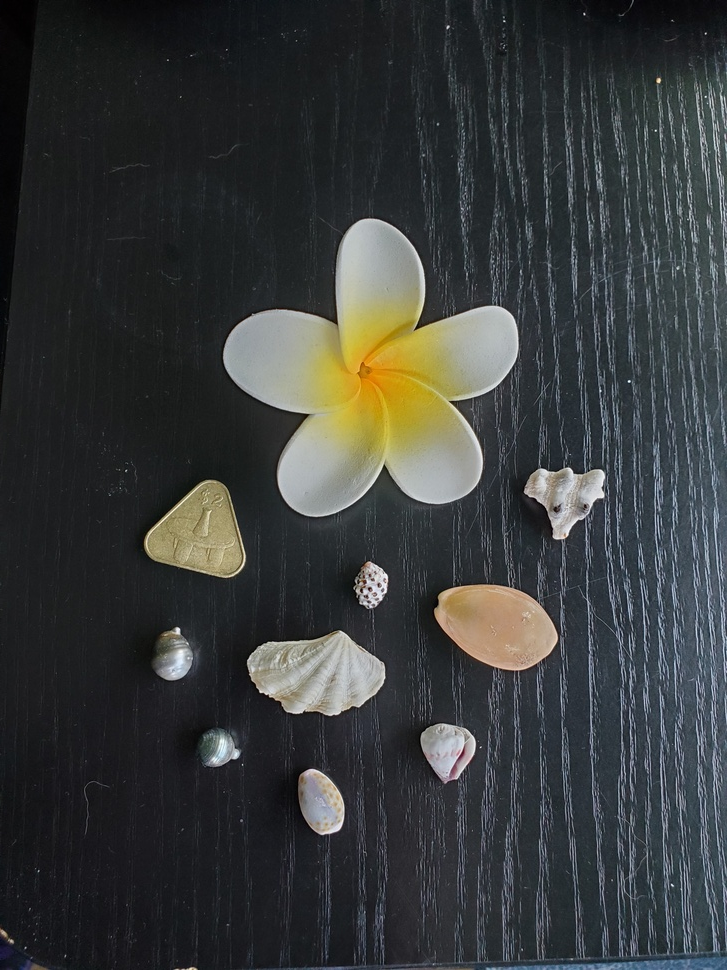
#> input picture images/souvenirs.jpg, 727 x 970 px, shrunk from 3024 x 4032 before the run
$ jupyter execute --allow-errors gbsv_mc2_part2.ipynb
#> lines starting #> are read from the running program, lines starting #| are printed output that depends on the picture; after the words box and inside, x2 and y2 are one past the last pixel; in counts of white or black regions, pixels touching at a corner belong together; long printed decimals are rounded
All the code will be uploaded in my github: https://github.com/AntoniaBonfa/gbsv_MC2

[cell 1]
# general imports
import cv2 as cv
import numpy as np
import pandas as pd
from skimage.measure import label, regionprops
import matplotlib.pyplot as plt
import matplotlib.patches as mpatches

# Import images
items = cv.imread('images/souvenirs.jpg')
#> items is the input picture: shape (970, 727, 3); mean B, G, R 58.8, 59.2, 56.6
items = cv.cvtColor(items, cv.COLOR_BGR2RGB)

## Day 5: Define Segmentation Use Case & Select Image

For this task, I took a picture of some souvenirs I brought home from my travel. This image has been taken specifically for this task, so it is not a good representation of the real world. It contains some of the items I associate with my trip: the flower because they are everywhere and women often wear them in their hair as casual decoration. Various shells I collected at the beach, as well as two small pearls I bought for their unique shape and color. The last item  is technically not from French Polynesia, but from the Cook islands, which is also a tropical island: a triangle shaped coin, which is unique in the world and therefore a popular souvenir. I only included it because it might produce an intersting skeleton (and it's a fun souvenir to show off).

In general, a practical use case for some of these objects could be for example measuring and counting pearls to be able to sort them easily according to their value: as Polynesia produces a lot of pearls you can find bins full of lesser quality pearls at markets which are priced according to their purity, size and color. Being able to automatically measure them from an image could be therefore helpful for sorting. As my image only contains two pearls (which are both low quality and only cost around 10€) I don't expect that kind of insight from my image.

[cell 2]
plt.imshow(items)
plt.axis('off')
plt.title('Souvenirs')
plt.show()

[cell 3]
def plot_img_with_hist(img, cmap='gray', bins=255, xlim_min=0, xlim_max=255):
#> called with cmap = 'gray', bins = 255, xlim_min = 0, xlim_max = 255
    fig, axs = plt.subplots(nrows=1, ncols=2, figsize=(12,4))
    axs[0].imshow(img, cmap=cmap)
    axs[0].axis('off')
    axs[0].set_title("Image")
    axs[1].hist(img.flatten(), bins=bins)
    axs[1].set_xlim(xlim_min,xlim_max)
    axs[1].set_title("Histogram")
    plt.tight_layout()
    plt.show()

plot_img_with_hist(items)

## Day 6: Image Segmentation
To segment my image, I will use the Otsu method, which segments the image based on thresholds, which are determined from the intensity of the pixels. Thankfully, my image has a black background and fairly light items, so I wont have to tweak the image or the method for a good result.
I will be using skimages threshold_otsu method, which will return a binary output.

[cell 4]
from skimage.filters import threshold_otsu

items_gray = cv.cvtColor(items, cv.COLOR_RGB2GRAY)
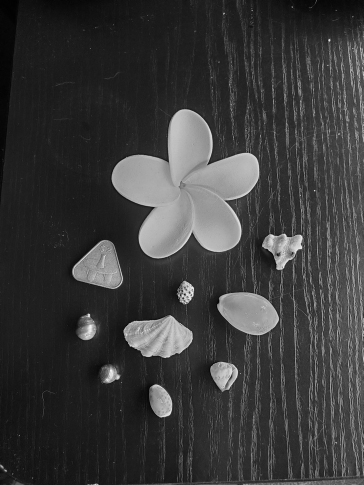
#> items_gray: shape (970, 727) (shown at 1/2 size); min 0, max 252, mean 58.3

thresholds = threshold_otsu(items_gray, nbins=2)
#> thresholds = 97
binary = items_gray >= thresholds
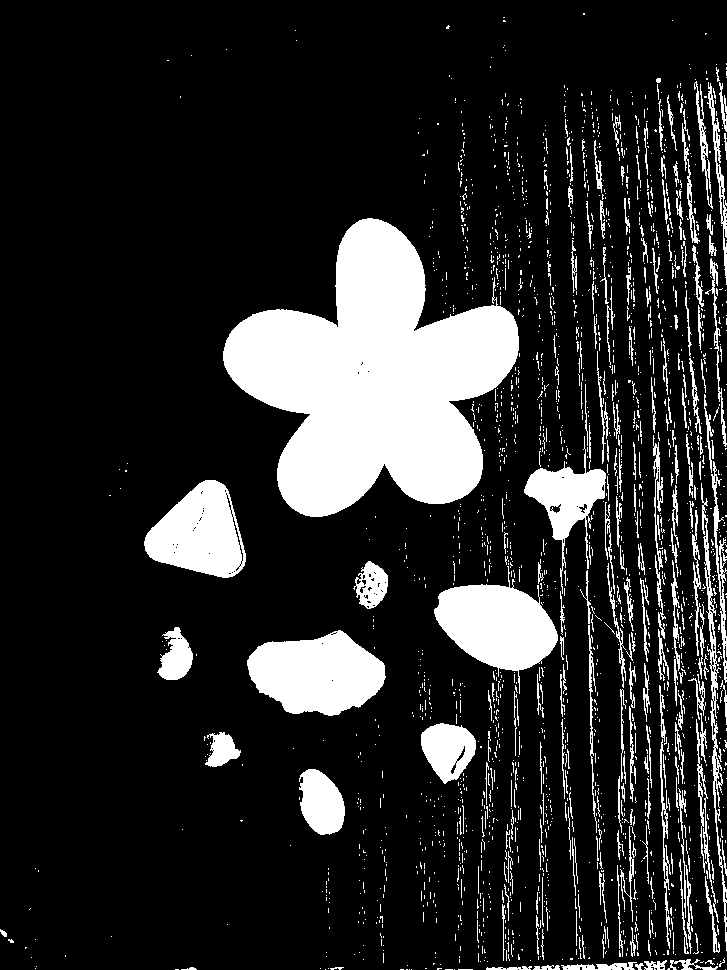
#> binary: shape (970, 727) bool; 16.3% white; 2151 white regions (1894 under 20 px), largest, box (x1, y1, x2, y2) and area: (223, 218, 519, 517) 50057, (247, 630, 386, 716) 8365, (434, 566, 558, 694) 7837

fig, ax = plt.subplots(1,3,figsize=(15, 6))

ax[0].imshow(items, cmap='gray')
ax[0].set_title('Original image')
ax[0].axis('off')

ax[1].imshow(items_gray, cmap='gray')
ax[1].set_title('Grayscale Image')
ax[1].axis('off')

ax[2].imshow(binary, cmap='gray')
ax[2].set_title('Binary Segmentation (Otsu)')
ax[2].axis('off')

plt.tight_layout()
plt.show()

## Day 7: Morphological Operations
As we can see in yesterdays image, the segmentation worked quite well. However, some of the shells have dark dots that need to be filled. Additionally, the engraving on the coin is visible - if I want to just have the shape, I need to also fill that. The pearls unfortunately have some shade, but I don't think that can be avoided. I will try to fill the holes in the shells and the engraving on the coin with morphological operations.
As the background has wood structure that could end up being made bigger, I will first use opening to remov as much of the white lines as possible. Afterwards, I will use closing - so dilate first, then erode again, to fill the holes in my items. To make the difference easier visible, I will plot the difference with green. As the lines are quite big, I will use 6 iterations and see how it looks. If this proves to be not enough, I will do more iterations or pick a bigger kernel.

[cell 5]
def plot_difference(binary, closed):
    difference = (binary - closed).astype(bool)
    diff_rgb = np.stack([closed * 255] * 3, axis=-1).astype(np.uint8)
    diff_rgb[difference] = [0, 240, 0]
    return diff_rgb

[cell 6]
binary = binary.astype(np.uint8)
kernel = cv.getStructuringElement(cv.MORPH_ELLIPSE, (3, 3))
opened = cv.morphologyEx(binary, cv.MORPH_OPEN, kernel, iterations=6)
#> opened: shape (970, 727); values 0 (black) and 1 (white), 11.5% white; 11 white regions, largest, box (x1, y1, x2, y2) and area: (223, 218, 519, 517) 49988, (247, 630, 386, 716) 8295, (434, 584, 558, 671) 7714

fig, ax = plt.subplots(1, 3, figsize=(18, 12))

ax[0].imshow(binary, cmap='gray')
ax[0].set_title('Original Binary Mask')
ax[0].axis('off')

ax[1].imshow(plot_difference(binary, opened))
ax[1].set_title('Changed Pixels')
ax[1].axis('off')

ax[2].imshow(opened, cmap='gray')
ax[2].set_title('After Opening (Removing background noise)')
ax[2].axis('off')


plt.tight_layout()
plt.show()

The opening seems to have removed most of the background lines, now time to try closing. I will use a kernel of 3x3 pixels, as the items are not very big and I don't want to lose too much detail.

[cell 7]
kernel = cv.getStructuringElement(cv.MORPH_ELLIPSE, (3, 3))

n_iterations = 24
fig, ax = plt.subplots(6, 4, figsize=(18, 24))
axs = ax.flatten()

for i in range(0,n_iterations, 2):
    closed = cv.morphologyEx(opened, cv.MORPH_CLOSE, kernel, iterations=i)
    axs[i].imshow(closed, cmap='gray')
    axs[i].set_title(f'Closing after {i+1} Iterations')
    axs[i].axis('off')

    axs[i+1].imshow(plot_difference(opened, closed))
    axs[i+1].set_title(f'Diff. after {i+1} Iterations (Green)')
    axs[i+1].axis('off')

plt.tight_layout()
plt.show()

It seems like after 17 iterations, all the black pixels are filled. To properly show the effect of the morphological experiments, I will now plot the original, opened, closed and difference plot once more:

[cell 8]
closed_final = cv.morphologyEx(opened, cv.MORPH_CLOSE, kernel, iterations=17)
#> closed_final: shape (970, 727); values 0 (black) and 1 (white), 11.7% white; 10 white regions, largest, box (x1, y1, x2, y2) and area: (223, 218, 519, 517) 51019, (247, 630, 386, 716) 8305, (434, 584, 558, 671) 7714

fig, ax = plt.subplots(1, 4, figsize=(24, 16))

ax[0].imshow(binary, cmap='gray')
ax[0].set_title('Original image')
ax[0].axis('off')

ax[1].imshow(opened, cmap='gray')
ax[1].set_title('Result after opening')
ax[1].axis('off')

ax[2].imshow(closed_final, cmap ='gray')
ax[2].set_title('Result after closing')
ax[2].axis('off')

ax[3].imshow(plot_difference(binary, closed_final))
#> in plot_difference (call 14), `diff_rgb[difference] = [0, 240, 0]`:
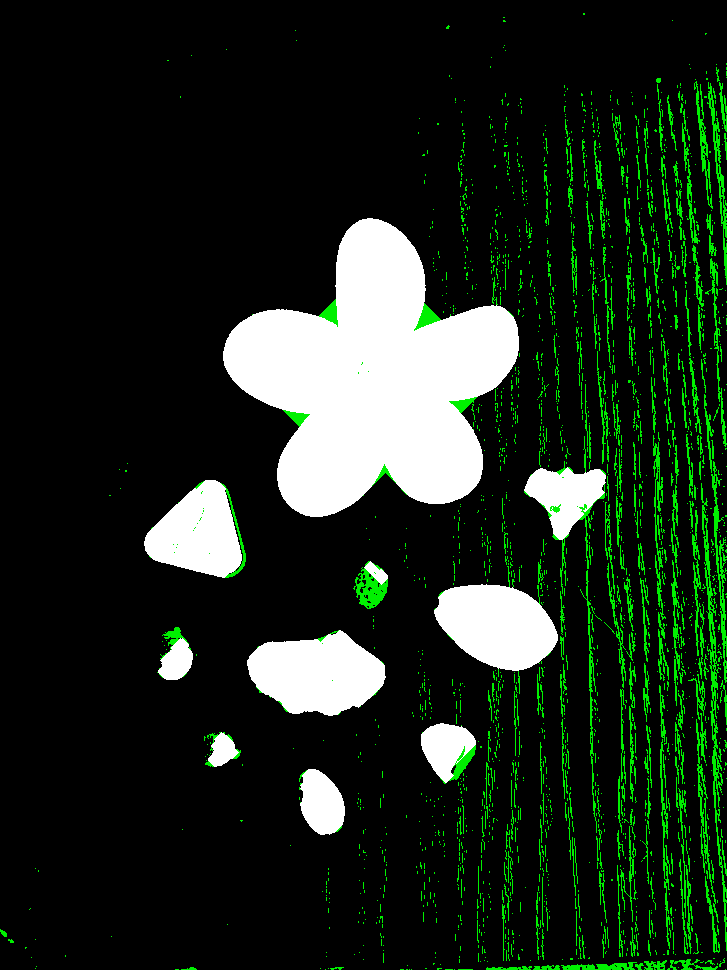
#> diff_rgb: shape (970, 727, 3); mean of channels 0, 1, 2 29.5, 41.3, 29.5; drawn as B, G, R
ax[3].set_title('Changed Pixels')
ax[3].axis('off')
plt.tight_layout()
plt.show()

## Day 8: Extract and Measure Objects
To analyze my objects, I will be using the skimage.measure module. As my final segmentation mask did not completly erradicate some random white dots of the background, I will have to define a cut-off minimal size for objects, so that random noise is not identified as an object.
As for the properties of my items, I am chosing area,perimeter, length and width so I could compare the size of the objects. That would allow me to compare the similar sized shells as well as the pearls.

[cell 9]
def extract_objects(original_img, binary_mask, min_area=200, show_plot=True):

#> called with min_area = 200, show_plot = False
    label_mask = label(binary_mask)
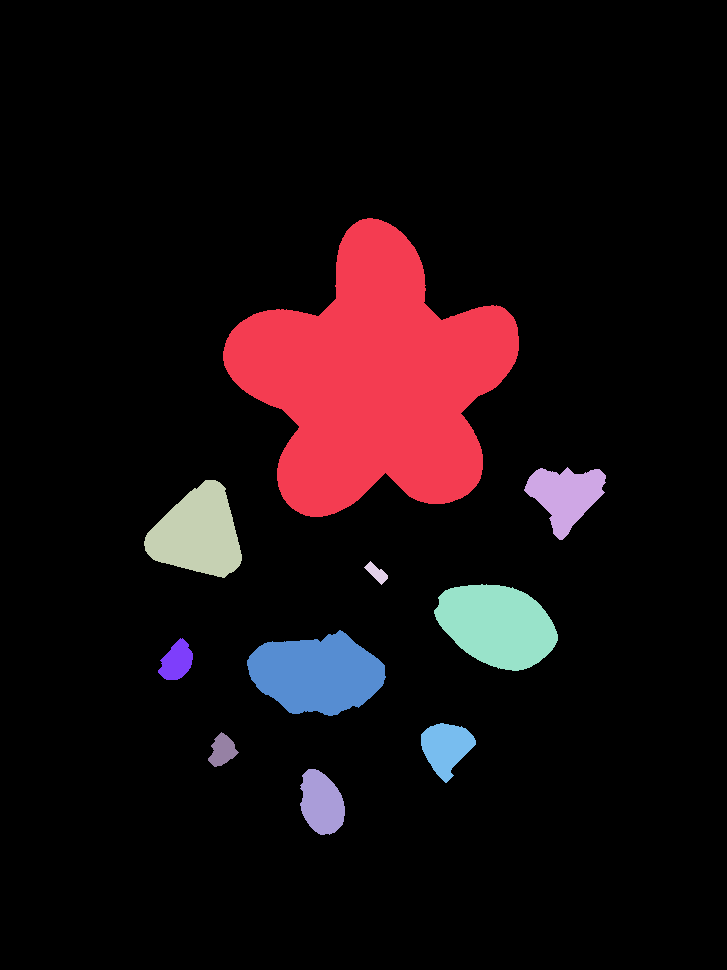
#> label_mask: shape (970, 727) int64; 11 distinct labels, from 0 to 10; one colour per label, 0 black
    all_regions = regionprops(label_mask)
#> all_regions = 10 regions; largest, box (x1, y1, x2, y2) and area: (223, 218, 519, 517) 51019, (247, 630, 386, 716) 8305, (434, 584, 558, 671) 7714, (144, 480, 242, 578) 6236, (524, 467, 606, 540) 3347

    filtered_mask = np.zeros_like(label_mask, dtype=np.uint8)
    filtered_regions = []

    for region in all_regions:
        if region.area >= min_area:
            filtered_mask[label_mask == region.label] = 1
            region.label = len(filtered_regions) + 1
            filtered_regions.append(region)
#> this loop made 10 passes
#> after the loop, filtered_regions has the same summary as all_regions

    df_props = pd.DataFrame({
        'Label': [r.label for r in filtered_regions],
        'Area': [r.area for r in filtered_regions],
        'Perimeter': [r.perimeter for r in filtered_regions],
        'Length (major axis)': [r.major_axis_length for r in filtered_regions],
        'Width (minor axis)': [r.minor_axis_length for r in filtered_regions],
    })
#> df_props = table of 10 rows and 5 columns

    if show_plot:
        fig, ax = plt.subplots(figsize=(10, 10))
        ax.imshow(original_img)
        for r in filtered_regions:
            y0, x0 = r.centroid
            orientation = r.orientation
            length = 0.5 * r.axis_major_length
            width = 0.5 * r.axis_minor_length
            x1 = x0 + np.cos(orientation) * width
            y1 = y0 - np.sin(orientation) * width
            x2 = x0 - np.sin(orientation) * length
            y2 = y0 - np.cos(orientation) * length

            ax.plot((x0, x1), (y0, y1), '-r' , linewidth=2.5)
            ax.plot((x0, x2), (y0, y2), '-b',linewidth=2.5)
            ax.plot(x0, y0, '.g', markersize=10)

            minr, minc, maxr, maxc = r.bbox
            bx = (minc, maxc, maxc, minc, minc)
            by = (minr, minr, maxr, maxr, minr)
            ax.plot(bx, by, '-r', linewidth=2)

            cy, cx = r.centroid
            ax.text(cx, cy, str(r.label), color='yellow', fontsize=12, ha='center')
        ax.set_title('Filtered Objects with Bounding Boxes')
        ax.axis('off')
        plt.show()

    return filtered_regions, df_props

to define a cut-off size for the objects, I will first run my function without a plot - as I can count my items by hand, I know that I want to have the 10 biggest regions. If this turns out to be wrong and there is still random noise that is bigger than my smallest actual item, I will have to pre-process the item better (or cut the image to be mainly the items, so less chance of interference from the background).

[cell 10]
regions, df = extract_objects(items, closed_final, show_plot=False)
#> regions has the same summary as all_regions in extract_objects; df = table of 10 rows and 5 columns
print(df.sort_values(by = 'Area', ascending=False).head(11))
#|    Label     Area    Perimeter  Length (major axis)  Width (minor axis)
#| 0      1  51019.0  1130.982           274.128          265.921
#| 5      6   8305.0   377.688           137.274           78.176
#| 4      5   7714.0   345.161           124.772           79.067
#| 2      3   6236.0   318.777            95.331           90.401
#| 1      2   3347.0   265.990            76.152           65.712
#> (further printed lines are left out)

Based on the list, the 10 largest regions have an area bigger than 10000. I will therefore use that for my cut-off:

[cell 11]
regions, item_properties = extract_objects(items, closed_final, show_plot=True, min_area=10000)
#> call 2 of extract_objects, with min_area = 10000, show_plot = True
#> the loop in extract_objects (call 2), `for region in all_regions:` made 10 passes
#> region.label on pass 1: 1
#> after the loop in extract_objects (call 2), `for region in all_regions:`:
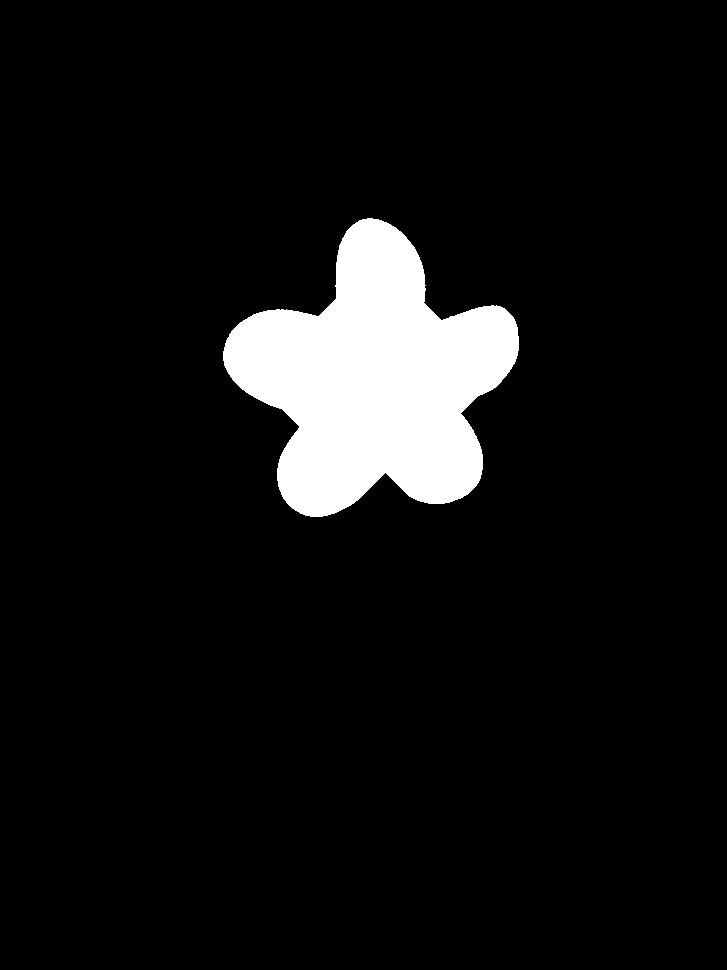
#> filtered_mask: shape (970, 727); values 0 (black) and 1 (white), 7.2% white; 1 white region
#> after the loop in extract_objects (call 2), `for region in all_regions:`: filtered_regions = 1 regions; box (x1, y1, x2, y2) and area: (223, 218, 519, 517) 51019
#> in extract_objects (call 2), `df_props = pd.DataFrame({ 'Label': [r.label for r in filtered_regions]..`: df_props = table of 1 rows and 5 columns
#> the loop in extract_objects (call 2), `for r in filtered_regions:` made 1 pass
#> (y0, x0, orientation, length, width, x1, y1, x2) on pass 1: (379.4, 374.1, -0.296, 137.1, 133, 501.3, 418.1, 414)
#> in extract_objects (call 2), `plt.show()`:
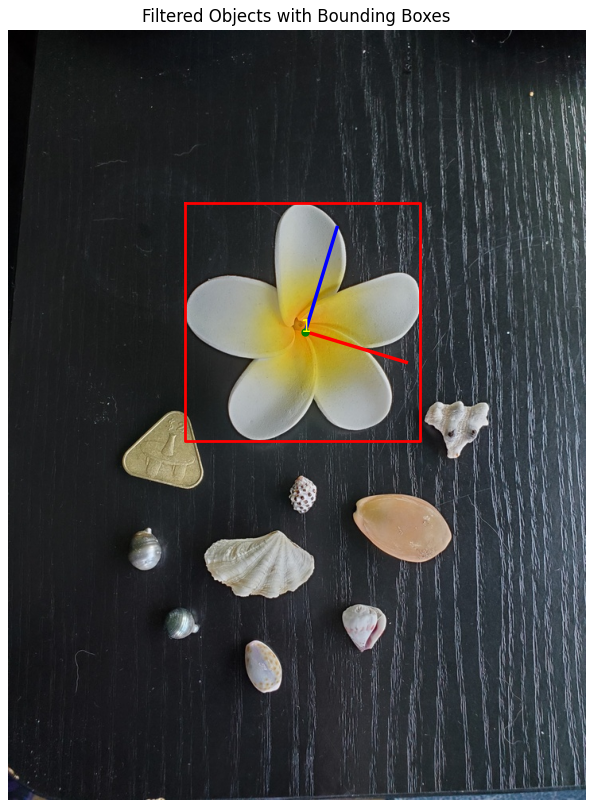
#> figure drawn by matplotlib, 1 panel
#> regions has the same summary as filtered_regions in extract_objects; item_properties = table of 1 rows and 5 columns
print(f'Number of items: {len(item_properties)}')
#| Number of items: 1
print(item_properties.sort_values(by = 'Label'))
#|    Label     Area   Perimeter  Length (major axis)  Width (minor axis)
#| 0      1  51019.0  1130.982           274.128          265.921

Lastly, I will calculate the statistics for my chosen properties:

[cell 12]
print(item_properties.describe())
#|        Label     Area   Perimeter  Length (major axis)  Width (minor axis)
#| count    1.0      1.0     1.000             1.000            1.000
#| mean     1.0  51019.0  1130.982           274.128          265.921
#| std      NaN      NaN         NaN                  NaN                 NaN
#| min      1.0  51019.0  1130.982           274.128          265.921
#| 25%      1.0  51019.0  1130.982           274.128          265.921
#> (further printed lines are left out)

[cell 13]
fig, ax = plt.subplots(1, 4, figsize=(24, 6))
plt.suptitle('Item Properties Histograms', fontsize=16)
for i, column in enumerate(item_properties.columns[1:]):
    ax[i].hist(item_properties[column], bins=20)
    ax[i].set_title(column)
    ax[i].set_xlabel('Value')
    ax[i].set_ylabel('Frequency')
#> this loop made 4 passes
plt.tight_layout()
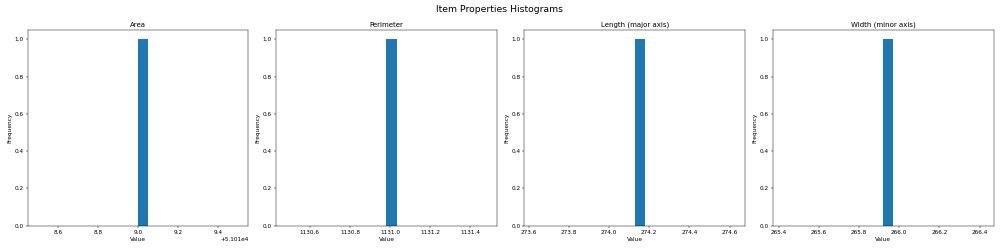
#> figure drawn by matplotlib, 4 panels; panel 1: tallest bar 1 high, from x = 51019 to 51019.1; panel 2: tallest bar 1 high, from x = 1131 to 1131; panel 3: tallest bar 1 high, from x = 274.1 to 274.2; panel 4: tallest bar 1 high, from x = 265.9 to 266
